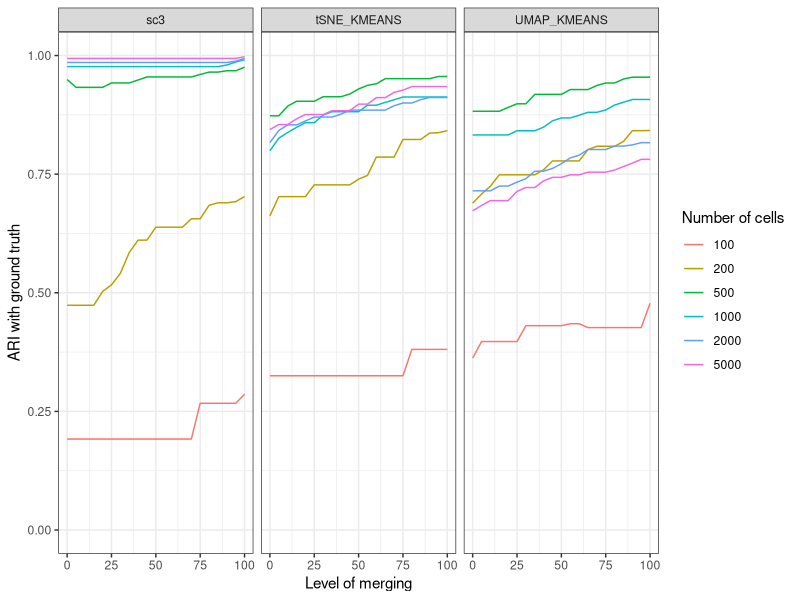
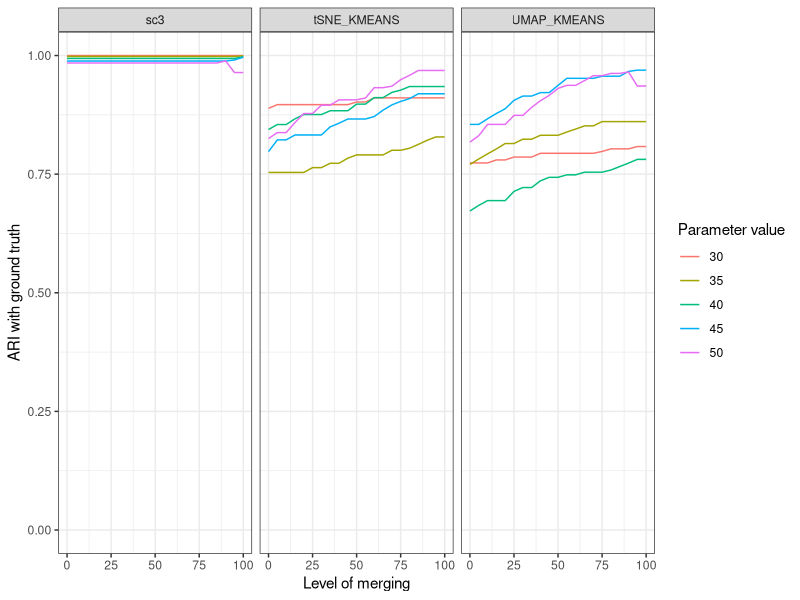
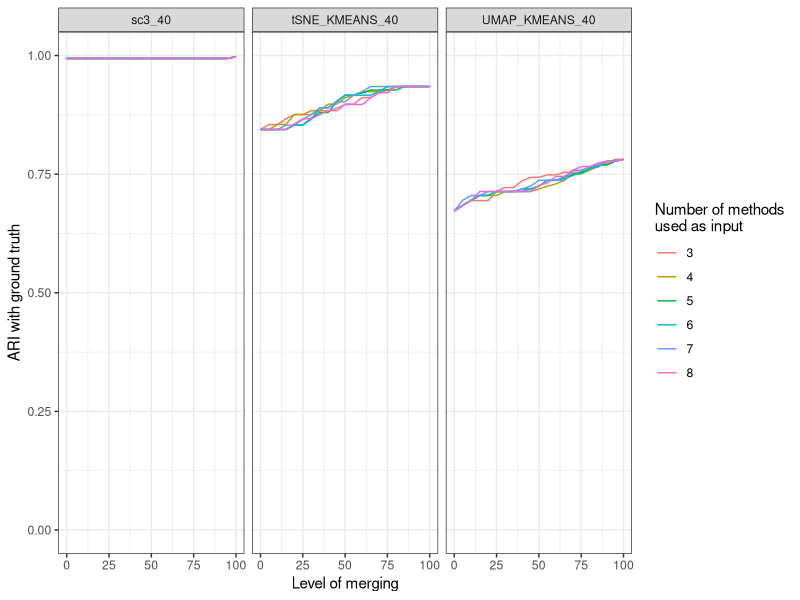

Write R code to recreate these figures, in order.
## ---- chunk 1
library(knitr)
opts_chunk$set(
  fig.pos = "!h", out.extra = "", warning = F, message = F,
  fig.align = "center", echo = F
)
libs <- c("here", "dplyr", "ggplot2", "tidyr", "stringr", "readr", "cowplot",
          "mclust", "RColorBrewer", "purrr", "Dune", "pracma", "purrr",
          "DailyHRB", "patchwork")
suppressMessages(
  suppressWarnings(sapply(libs, require, character.only = TRUE))
)
rm(libs)
## ---- chunk 2
df <- read.csv(here("Simulations", "Data", "Sizes.csv")) %>%
  select(-X, -Name) %>% 
  mutate(nCells = factor(nCells, levels = c(100, 200, 500, 1000, 2000, 5000)))
ggplot(df, aes(y = Value, x = level, col = nCells)) +
    geom_line() +
  facet_wrap(~clustering) +
  theme_bw() +
  scale_y_continuous(limits = c(0, 1)) +
  labs(col = "Number of cells", y ="ARI with ground truth", x = "Level of merging")
df %>%
  filter(level == 100) %>%
  group_by(clustering) %>%
  arrange(nCells) %>%
  mutate(ratio = Value / dplyr::last(Value, order_by = nCells)) %>%
  select(nCells, ratio) %>%
  group_by(nCells) %>%
  summarise(mean_ratio = mean(ratio),
            min_ratio = min(ratio))
## ---- chunk 3
df <- read.csv(here("Simulations", "Data", "Param.csv")) %>%
  select(-X, -Name) %>% 
  mutate(param = factor(param, levels = as.character(seq(30, 50, 5))))
ggplot(df, aes(y = Value, x = level, col = param)) +
    geom_line() +
  facet_wrap(~clustering) +
  theme_bw() +
  scale_y_continuous(limits = c(0, 1)) +
  labs(col = "Parameter value", y ="ARI with ground truth", x = "Level of merging")
## ---- chunk 4
df <- read.csv(here("Simulations", "Data", "Ns.csv")) %>%
  select(-X, -Name) %>% 
  filter(clustering %in% c("sc3_40", "X40", "X40.1")) %>%
  mutate(clustering = case_when(clustering == "X40" ~ "UMAP_KMEANS_40",
                                clustering == "X40.1" ~ "tSNE_KMEANS_40",
                                TRUE ~ clustering)) %>%
  mutate(ns = factor(ns))
ggplot(df, aes(y = Value, x = level, col = ns)) +
    geom_line() +
  facet_wrap(~clustering) +
  theme_bw() +
  scale_y_continuous(limits = c(0, 1)) +
  labs(col = "Number of methods\nused as input", y ="ARI with ground truth",
       x = "Level of merging") 
